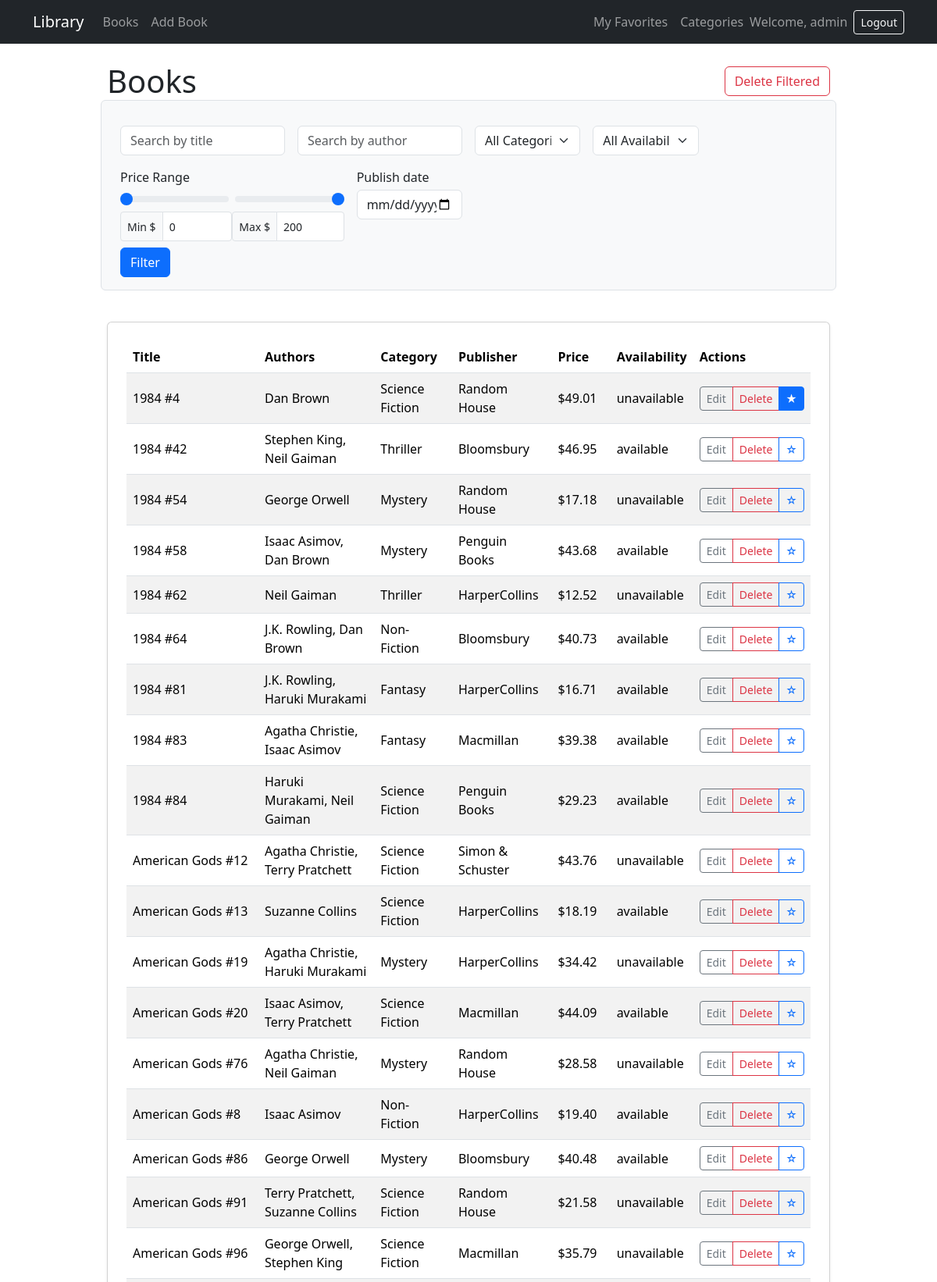
The page / (signed in, upper part) on the database its author committed.
### users/models.py (models this page shows, shortened)
class User(AbstractUser):
    full_name = models.CharField(max_length=200)
    role = models.CharField(
        max_length=50,
        choices=[("member", "Member"), ("admin", "Admin")],
        default="member"
    )
    groups = models.ManyToManyField(
        "auth.Group",
        related_name="users_users",
        blank=True,
        help_text="The groups this user belongs to.",
        verbose_name="groups"
    )
    user_permissions = models.ManyToManyField(
        "auth.Permission",
        related_name="users_users_permissions",
        blank=True,
        help_text="Specific permissions for this user.",
        verbose_name="user permissions"
    )

### books/models.py (models this page shows, shortened)
class Book(models.Model):
    title = models.CharField(max_length=255)
    isbn = models.CharField(max_length=13, unique=True)
    price = models.DecimalField(max_digits=8, decimal_places=2)
    publish_date = models.DateField()
    availability_status = models.CharField(max_length=20, choices=[("available", "Available"), ("unavailable", "Unavailable")])
    publisher = models.ForeignKey(Publisher, on_delete=models.CASCADE)
    category = models.ForeignKey(Category, on_delete=models.SET_NULL, null=True)
    authors = models.ManyToManyField(Author)

class Author(models.Model):
    full_name = models.CharField(max_length=200)
    bio = models.TextField(blank=True)
    def __str__(self):
        return self.full_name

class Category(models.Model):
    name = models.CharField(max_length=200)
    parent_category = models.ForeignKey("self", null=True, blank=True, on_delete=models.SET_NULL)

class Publisher(models.Model):
    name = models.CharField(max_length=200)
    address= models.TextField(blank=True)

### books/views.py (the view)
# urls.py: path('', views.book_list, name='home'),                  # Home page: book list
@login_required
def book_list(request):
    books = Book.objects.all().select_related('publisher', 'category').prefetch_related('authors')
    categories = Category.objects.all()
    title_query = request.GET.get('title', '').strip()
    author_query = request.GET.get('author', '').strip()
    category_id = request.GET.get('category')
    availability = request.GET.get('availability')
    min_price = request.GET.get('min_price')
    max_price = request.GET.get('max_price')
    publish_date = request.GET.get('publish_date')
    if category_id in (None, '', 'None'):
        category_id = None
    if availability not in ['available', 'unavailable']:
        availability = None
    if min_price in (None, '', 'None'):
        min_price = None
    if max_price in (None, '', 'None'):
        max_price = None
    if publish_date in (None, '', 'None'):
        publish_date = None
    if title_query:
        books = books.filter(title__icontains=title_query)
    if author_query:
        books = books.filter(authors__full_name__icontains=author_query).distinct()
    if category_id and str(category_id).isdigit():
        books = books.filter(category_id=int(category_id))
    if availability:
        books = books.filter(availability_status=availability)
    if min_price is not None:
        try:
            float(min_price)
            books = books.filter(price__gte=min_price)
        except (TypeError, ValueError):
            pass
    if max_price is not None:
        try:
            float(max_price)
            books = books.filter(price__lte=max_price)
        except (TypeError, ValueError):
            pass
    if publish_date:
        books = books.filter(publish_date=publish_date)
    books = books.order_by('title')
    favorite_ids = set()
    if request.user.is_authenticated:
        favorite_ids = set(FavoriteBook.objects.filter(user=request.user).values_list('book_id', flat=True))
    context = {
        'books': books,
        'categories': categories,
        'title_query': title_query,
        'author_query': author_query,
        'category_id': category_id,
        'availability': availability,
        'min_price': min_price,
        'max_price': max_price,
        'publish_date': publish_date,
        'page_obj': None,
        'favorite_ids': favorite_ids,
    }
    return render(request, 'books/book_list.html', context)

### books/templates/books/book_list.html (shortened to what this page needs)
{% extends 'base.html' %}
{% block content %}
<div class="row justify-content-center">
  <div class="col-12 col-xl-10">
    <div class="d-flex justify-content-between align-items-center mb-3">
      <h1 class="m-0">Books</h1>
      {% if user.is_authenticated and user.role == 'admin' %}
      <form method="post" action="{% url 'delete_filtered_books' %}" class="d-inline">
      <button type="submit" class="btn btn-outline-danger" onclick="return confirm('Delete all filtered books?')">Delete Filtered</button>
      </form>
      {% endif %}
    </div>
  </div>
</div>
<div class="row justify-content-center">
  <div class="col-12 col-xl-10">
<form method="get" class="row g-3 mb-3 filter-card p-3 border rounded bg-light">
    <div class="col-md-3">
        <input type="text" name="title" placeholder="Search by title" value="{{ title_query|default:'' }}" class="form-control">
    </div>
    <div class="col-md-3">
        <input type="text" name="author" placeholder="Search by author" value="{{ author_query|default:'' }}" class="form-control">
    </div>
    <div class="col-md-2">
        <select name="category" class="form-select">
            <option value="">All Categories</option>
        </select>
    </div>
    <div class="col-md-2">
        <select name="availability" class="form-select">
            <option value="">All Availability</option>
        </select>
    </div>
    <div class="col-md-4">
        <label class="form-label">Price Range</label>
        <div class="d-flex align-items-center gap-2">
            <input type="range" class="form-range" min="0" max="200" step="1" name="min_price" value="{{ min_price|default:0 }}" oninput="document.getElementById('minPrice').value=this.value">
            <input type="range" class="form-range" min="0" max="200" step="1" name="max_price" value="{{ max_price|default:200 }}" oninput="document.getElementById('maxPrice').value=this.value">
        </div>
        <div class="d-flex justify-content-between align-items-center mt-1">
            <div class="input-group input-group-sm" style="width:180px;">
              <span class="input-group-text">Min $</span>
              <input id="minPrice" type="number" value="{{ min_price|default:0 }}" class="form-control" oninput="document.querySelector('input[name=min_price]').value=this.value">
            </div>
            <div class="input-group input-group-sm" style="width:180px;">
              <span class="input-group-text">Max $</span>
              <input id="maxPrice" type="number" value="{{ max_price|default:200 }}" class="form-control" oninput="document.querySelector('input[name=max_price]').value=this.value">
            </div>
        </div>
    </div>
    <div class="col-md-2">
        <label class="form-label">Publish date</label>
        <input type="date" name="publish_date" value="{{ publish_date|default:'' }}" class="form-control" placeholder="Publish date">
    </div>
    <div class="col-md-12 mt-2">
        <button type="submit" class="btn btn-primary">Filter</button>
    </div>
  </form>
  </div>
</div>
{% if books %}
<div class="row justify-content-center">
  <div class="col-12 col-xl-10">
    <div class="card shadow-sm mt-4 mb-4">
      <div class="card-body p-4">
        <div class="table-responsive">
<table class="table table-striped align-middle mb-0">
    <thead>
        <tr>
            <th>Title</th>
            <th>Authors</th>
            <th>Category</th>
            <th>Publisher</th>
            <th>Price</th>
            <th>Availability</th>
            <th>Actions</th>
        </tr>
    </thead>
    <tbody>
        {% for book in books %}
        <tr>
            <td>{{ book.title }}</td>
            <td>{{ book.authors.all|join:", " }}</td>
            <td>{% if book.category %}{{ book.category.name }}{% else %}-{% endif %}</td>
            <td>{{ book.publisher.name }}</td>
            <td>${{ book.price }}</td>
            <td>{{ book.availability_status }}</td>
            <td>
                <div class="btn-group btn-group-sm" role="group">
                    {% if user.is_authenticated and user.role == 'admin' %}
                        <a href="{% url 'book_edit' book.pk %}" class="btn btn-outline-secondary" title="Edit">Edit</a>
                        <a href="{% url 'book_delete' book.pk %}" class="btn btn-outline-danger" title="Delete">Delete</a>
                    {% endif %}
                    {% if book.id in favorite_ids %}
                        <a href="{% url 'book_favorite_toggle' book.pk %}" class="btn btn-primary" title="Remove from favorites">★</a>
                    {% else %}
                        <a href="{% url 'book_favorite_toggle' book.pk %}" class="btn btn-outline-primary" title="Add to favorites">☆</a>
                    {% endif %}
                </div>
            </td>
        </tr>
        {% endfor %}
    </tbody>
</table>
        </div>
      </div>
    </div>
  </div>
</div>
{% else %}
<p>No books found.</p>
{% endif %}
{% endblock %}

### books/templates/base.html (shortened to what this page needs)
<!DOCTYPE html>
<html lang="en">
<head>
    <link rel="stylesheet" href="https://cdn.jsdelivr.net/npm/bootstrap@5.3.2/dist/css/bootstrap.min.css">
</head>
<body>
<nav class="navbar navbar-expand-lg navbar-dark bg-dark">
    <div class="container">
        <a class="navbar-brand" href="{% url 'home' %}">Library</a>
        <div class="collapse navbar-collapse" id="navbarNav">
            <ul class="navbar-nav me-auto mb-2 mb-lg-0">
                <li class="nav-item"><a class="nav-link" href="{% url 'book_list' %}">Books</a></li>
                {% if user.is_authenticated and user.role == 'admin' %}
                    <li class="nav-item"><a class="nav-link" href="{% url 'book_add' %}">Add Book</a></li>
                {% endif %}
            </ul>
            <ul class="navbar-nav ms-auto align-items-center mb-2 mb-lg-0">
                {% if user.is_authenticated %}
                    <li class="nav-item"><a class="nav-link" href="{% url 'favorites_list' %}">My Favorites</a></li>
                    {% if user.role == 'admin' %}
                        <li class="nav-item"><a class="nav-link" href="{% url 'category_list' %}">Categories</a></li>
                    {% endif %}
                    <li class="nav-item d-flex align-items-center"><span class="navbar-text me-2">Welcome, {{ user.username }}</span></li>
                    <li class="nav-item">
                        <form method="post" action="{% url 'logout' %}">
                            <button type="submit" class="btn btn-sm btn-outline-light">Logout</button>
                        </form>
                    </li>
                {% else %}
                    <li class="nav-item"><a class="nav-link" href="{% url 'login' %}">Login</a></li>
                    <li class="nav-item"><a class="nav-link" href="{% url 'signup' %}">Signup</a></li>
                {% endif %}
            </ul>
        </div>
    </div>
</nav>
<div class="container mt-4">
    {% block content %}{% endblock %}
</div>
</body>
</html>

### books/templates/base.html (style rules this page uses)
.filter-card .form-label { margin-bottom: 0.25rem; font-weight: 500; }
.filter-card .form-control, .filter-card .form-select { min-height: 38px; }
.filter-card .form-range { width: 100%; }

### rows shown on the page
User: username "admin"
Book: title "1984 #4", authors.all "Dan Brown", category.name "Science Fiction", publisher.name "Random House", price "49.01", availability_status "unavailable", shows "Edit"
Book: title "1984 #42", authors.all "Stephen King, Neil Gaiman", category.name "Thriller", publisher.name "Bloomsbury", price "46.95", availability_status "available", shows "Edit"
Book: title "1984 #54", authors.all "George Orwell", category.name "Mystery", publisher.name "Random House", price "17.18", availability_status "unavailable", shows "Edit"
Book: title "1984 #58", authors.all "Isaac Asimov, Dan Brown", category.name "Mystery", publisher.name "Penguin Books", price "43.68", availability_status "available", shows "Edit"
Book: title "1984 #62", authors.all "Neil Gaiman", category.name "Thriller", publisher.name "HarperCollins", price "12.52", availability_status "unavailable", shows "Edit"
Book: title "1984 #64", authors.all "J.K. Rowling, Dan Brown", category.name "Non-Fiction", publisher.name "Bloomsbury", price "40.73", availability_status "available", shows "Edit"
Book: title "1984 #81", authors.all "J.K. Rowling, Haruki Murakami", category.name "Fantasy", publisher.name "HarperCollins", price "16.71", availability_status "available", shows "Edit"
Book: title "1984 #83", authors.all "Agatha Christie, Isaac Asimov", category.name "Fantasy", publisher.name "Macmillan", price "39.38", availability_status "available", shows "Edit"
Book: title "1984 #84", authors.all "Haruki Murakami, Neil Gaiman", category.name "Science Fiction", publisher.name "Penguin Books", price "29.23", availability_status "available", shows "Edit"
Book: title "American Gods #12", authors.all "Agatha Christie, Terry Pratchett", category.name "Science Fiction", publisher.name "Simon & Schuster", price "43.76", availability_status "unavailable", shows "Edit"
Book: title "American Gods #13", authors.all "Suzanne Collins", category.name "Science Fiction", publisher.name "HarperCollins", price "18.19", availability_status "available", shows "Edit"
Book: title "American Gods #19", authors.all "Agatha Christie, Haruki Murakami", category.name "Mystery", publisher.name "HarperCollins", price "34.42", availability_status "unavailable", shows "Edit"
Book: title "American Gods #20", authors.all "Isaac Asimov, Terry Pratchett", category.name "Science Fiction", publisher.name "Macmillan", price "44.09", availability_status "available", shows "Edit"
Book: title "American Gods #76", authors.all "Agatha Christie, Neil Gaiman", category.name "Mystery", publisher.name "Random House", price "28.58", availability_status "unavailable", shows "Edit"
Book: title "American Gods #8", authors.all "Isaac Asimov", category.name "Non-Fiction", publisher.name "HarperCollins", price "19.40", availability_status "available", shows "Edit"
Book: title "American Gods #86", authors.all "George Orwell", category.name "Mystery", publisher.name "Bloomsbury", price "40.48", availability_status "available", shows "Edit"
Book: title "American Gods #91", authors.all "Terry Pratchett, Suzanne Collins", category.name "Science Fiction", publisher.name "Random House", price "21.58", availability_status "unavailable", shows "Edit"
Book: title "American Gods #96", authors.all "George Orwell, Stephen King", category.name "Science Fiction", publisher.name "Macmillan", price "35.79", availability_status "unavailable", shows "Edit"
